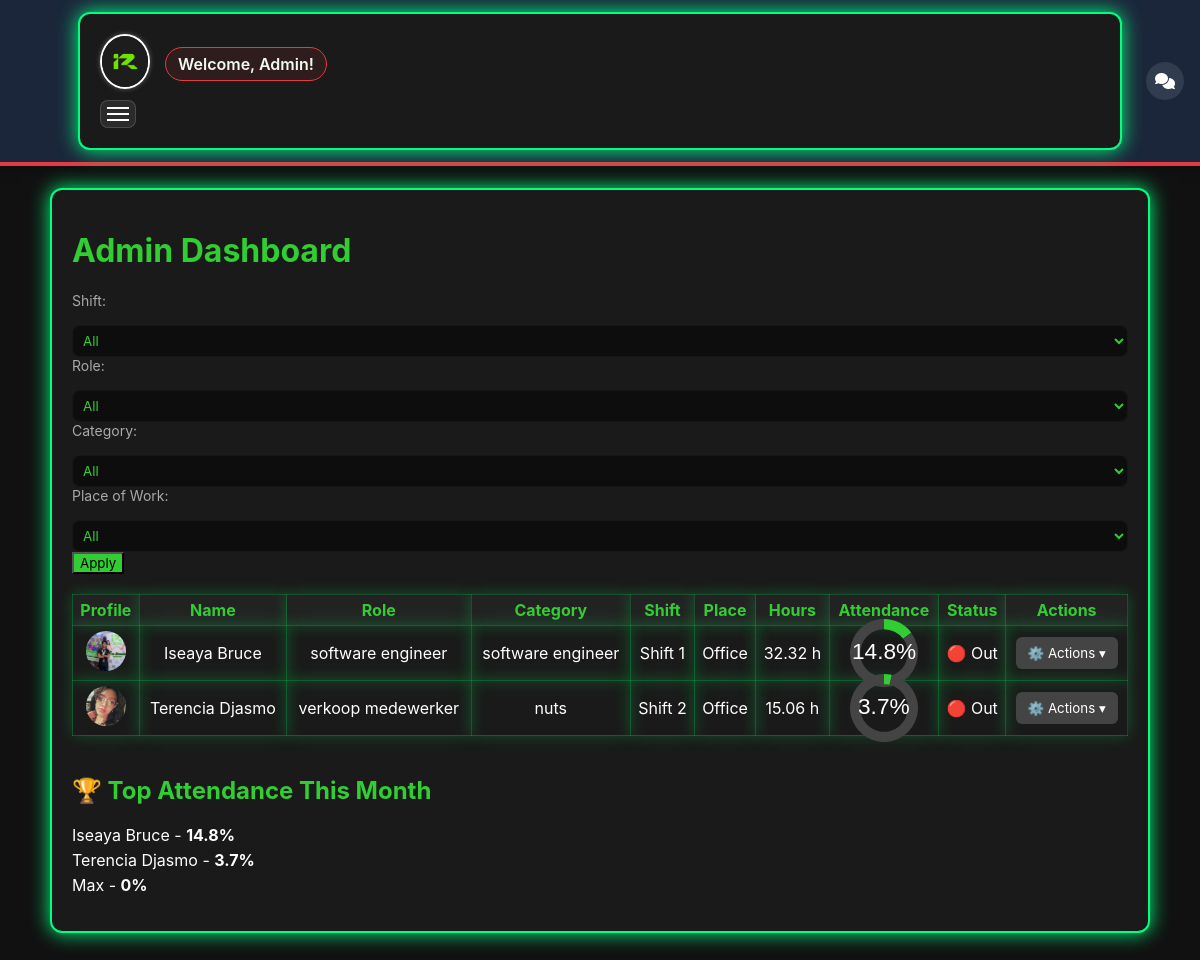
Screenshot of /admin/dashboard.php (signed in) with the database file from the repository.
### tables this page shows
CREATE TABLE `employees` (
  `id` int(11) NOT NULL,
  `fullname` varchar(100) NOT NULL,
  `phone` varchar(20) DEFAULT NULL,
  `password` varchar(255) NOT NULL,
  `role` varchar(50) DEFAULT NULL,
  `hourly_pay` decimal(10,2) DEFAULT 0.00,
  `monthly_pay` decimal(10,2) DEFAULT 0.00,
  `expected_clockin` time DEFAULT NULL,
  `expected_clockout` time DEFAULT NULL,
  `profile_pic` varchar(255) DEFAULT 'default.png',
  `created_at` timestamp NOT NULL DEFAULT current_timestamp(),
  `category` varchar(50) DEFAULT NULL,
  `place_of_work` enum('office','remote') DEFAULT 'office',
  `shift` enum('shift_1','shift_2') DEFAULT 'shift_1',
  `position` varchar(100) DEFAULT NULL,
  `overtime_applicable` tinyint(1) DEFAULT 0,
  `status` enum('pending','active','disabled') NOT NULL DEFAULT 'pending',
  `late_fee_applicable` tinyint(1) DEFAULT 1,
  `paid_day` tinyint(3) UNSIGNED DEFAULT NULL
);

### admin/dashboard.php (the view, shortened to what this page needs)
<?php
require_once __DIR__ . '/../includes/config.php';
$shift = $_GET['shift'] ?? 'all';
$category = $_GET['category'] ?? 'all';
$role = $_GET['role'] ?? 'all';
$place = $_GET['place'] ?? 'all';
$sql = "SELECT * FROM employees WHERE status = 'active'";
$params = [];
$stmt = $pdo->prepare($sql);
$stmt->execute($params);
$employees = $stmt->fetchAll();
function getHoursThisMonth($pdo, $employeeId) {
    $monthStart = date("Y-m-01");
    $monthEnd = date("Y-m-t");
    $stmt = $pdo->prepare("SELECT clockin_time, clockout_time
                           FROM attendance
                           WHERE employee_id=? AND clockin_time BETWEEN ? AND ?");
    $stmt->execute([$employeeId, $monthStart, $monthEnd]);
    $records = $stmt->fetchAll();
    $total = 0;
    foreach ($records as $r) {
        if ($r['clockin_time'] && $r['clockout_time']) {
            $total += (strtotime($r['clockout_time']) - strtotime($r['clockin_time'])) / 3600;
        }
    }
    return round($total, 2);
}
function getAttendancePercent($pdo, $employeeId) {
    $monthStart = date("Y-m-01");
    $monthEnd = date("Y-m-t");
    $stmt = $pdo->prepare("SELECT DISTINCT DATE(clockin_time) as day
                           FROM attendance
                           WHERE employee_id=? AND clockin_time BETWEEN ? AND ?");
    $stmt->execute([$employeeId, $monthStart, $monthEnd]);
    $workedDays = count($stmt->fetchAll());
    $totalDays = 0;
    $period = new DatePeriod(new DateTime($monthStart), new DateInterval('P1D'), new DateTime($monthEnd . ' +1 day'));
    foreach ($period as $date) {
        if ($date->format("N") < 7) {
            $totalDays++;
        }
    }
    return $totalDays ? round(($workedDays / $totalDays) * 100, 1) : 0;
}
?>
<!DOCTYPE html>
<html>
<head>
    <link rel="stylesheet" href="../assets/css/style.css">
    <link rel="stylesheet" href="https://cdnjs.cloudflare.com/ajax/libs/lightbox2/2.11.3/css/lightbox.min.css">
</head>
<body>
    <?php include '../includes/header.php'; ?>
<div class="container">
    <h1>Admin Dashboard</h1>
    <form method="get" class="filters">
        <label>Shift:</label>
        <select name="shift">
            <option value="all" <?= $shift=='all'?'selected':'' ?>>All</option>
        </select>
        <label>Role:</label>
        <select name="role">
            <option value="all" <?= $role=='all'?'selected':'' ?>>All</option>
        </select>
        <label>Category:</label>
        <select name="category">
            <option value="all" <?= $category=='all'?'selected':'' ?>>All</option>
        </select>
        <label>Place of Work:</label>
        <select name="place">
            <option value="all" <?= $place=='all'?'selected':'' ?>>All</option>
        </select>
        <button type="submit" style="background:#32CD32;">Apply</button>
    </form>
    <div class="table-wrapper">
        <table>
            <tr>
                <th>Profile</th>
                <th>Name</th>
                <th>Role</th>
                <th>Category</th>
                <th>Shift</th>
                <th>Place</th>
                <th>Hours</th>
                <th>Attendance</th>
                <th>Status</th>
                <th>Actions</th>
            </tr>
            <?php foreach ($employees as $emp): ?>
                <tr>
                    <td>
                        <?php if (!empty($emp['profile_pic'])): ?>
                            <a href="../uploads/profiles/<?= htmlspecialchars($emp['profile_pic']) ?>"
                            data-lightbox="profile-admin-<?= $emp['id'] ?>"
                            data-title="Profile Photo of <?= htmlspecialchars($emp['fullname']) ?>">
                                <img src="../uploads/profiles/<?= htmlspecialchars($emp['profile_pic']) ?>"
                                    alt="Profile Photo"
                                    width="40" height="40"
                                    style="border-radius:50%; object-fit:cover; animation: rgbGlow 5s infinite linear;">
                            </a>
                        <?php endif; ?>
                    </td>
                    <td><?= htmlspecialchars($emp['fullname']) ?></td>
                    <td><?= htmlspecialchars($emp['role']) ?></td>
                    <td><?= htmlspecialchars($emp['category']) ?></td>
                    <td><?= $emp['shift']=='shift_1'?'Shift 1':'Shift 2' ?></td>
                    <td><?= ucfirst($emp['place_of_work']) ?></td>
                    <td><?= getHoursThisMonth($pdo, $emp['id']) ?> h</td>
                    <td>
                        <canvas id="attendanceChart-<?= $emp['id'] ?>"style="width: 100px; margin: -15px auto; text-align: center;"></canvas>
                    </td>
                    <td>
                        <?php
                        $stmt = $pdo->prepare("SELECT clockout_time FROM attendance WHERE employee_id=? ORDER BY id DESC LIMIT 1");
                        $stmt->execute([$emp['id']]);
                        $last = $stmt->fetch();
                        $isClockedIn = $last && $last['clockout_time'] === null;
                        ?>
                        <span class="status-badge <?= $isClockedIn ? 'in' : 'out' ?>">
                            <?= $isClockedIn ? '🟢 In' : '🔴 Out' ?>
                        </span>
                    </td>
                    <td class="actions">
                        <div class="dropdown">
                            <button class="dropbtn" onclick="toggleDropdown(this)">⚙️ Actions ▾</button>
                        </div>
                    </td>
                </tr>
            <?php endforeach; ?>
        </table>
    </div>
    <h2 style="color: #32CD32; margin-top:40px;">🏆 Top Attendance This Month</h2>
    <ul style="list-style:none; padding:0;">
    <?php
    $rankStmt = $pdo->query("SELECT id, fullname FROM employees");
    $ranks = [];
    foreach ($rankStmt as $r) {
        $ranks[] = [
            'name' => $r['fullname'],
            'percent' => getAttendancePercent($pdo, $r['id'])
        ];
    }
    usort($ranks, fn($a,$b) => $b['percent'] <=> $a['percent']);
    foreach (array_slice($ranks, 0, 5) as $r) {
        echo "<li style='margin:5px 0;'>".$r['name']." - <strong>".$r['percent']."%</strong></li>";
    }
    ?>
    </ul>
</div>
<script>
function toggleDropdown(button) {
  const dropdown = button.nextElementSibling;
  const isOpen = dropdown.classList.contains('show');
  // Close all dropdowns before toggling current one
  document.querySelectorAll('.dropdown-content.show').forEach(d => {
    if (d !== dropdown) d.classList.remove('show');
  });
  dropdown.classList.toggle('show', !isOpen);
}
// Close dropdown if clicking outside
document.addEventListener('click', function(e) {
  if (!e.target.closest('.dropdown')) {
    document.querySelectorAll('.dropdown-content.show').forEach(d => d.classList.remove('show'));
  }
});
document.addEventListener("DOMContentLoaded", function() {
    const charts = document.querySelectorAll("span[data-percent]");
    charts.forEach(span => {
        const empId = span.getAttribute("data-emp-id");
        const percent = parseFloat(span.getAttribute("data-percent"));
        const missed = 100 - percent;
        const ctx = document.getElementById("attendanceChart-" + empId).getContext("2d");
        new Chart(ctx, {
            type: 'doughnut',
            data: {
                datasets: [{
                    data: [percent, missed],
                    backgroundColor: ['#32CD32', '#444'],
                    borderWidth: 0
                }]
            },
            options: {
                cutout: '70%',
                plugins: {
                    legend: { display: false },
                    tooltip: { enabled: false }
                }
            },
            plugins: [{
                id: 'centerText-' + empId,
                afterDraw(chart) {
                    const {width, height} = chart;
                    const ctx = chart.ctx;
                    ctx.save();
                    ctx.font = (height / 3).toFixed(2) + "px Arial";
                    ctx.fillStyle = "#fff";
                    ctx.textBaseline = "middle";
                    const text = percent + "%";
                    const textX = Math.round((width - ctx.measureText(text).width) / 2);
                    const textY = height / 2;
                    ctx.fillText(text, textX, textY);
                    ctx.restore();
                }
            }]
        });
    });
});
</script>
</body>
</html>

### assets/css/style.css (style rules this page uses)
:root { --bg: #111111; --card: #1b1b1b; --green: #32CD32; --muted: #a9a9a9; --white: #ffffff; }
* { box-sizing:border-box;font-family:Inter,system-ui,Segoe UI,Roboto,"Helvetica Neue",Arial; }
body { margin:0; background:var(--bg); color:var(--white); -webkit-font-smoothing:antialiased; -moz-osx-font-smoothing:grayscale; }
.container { max-width:1100px; margin:22px auto; padding:20px; }
label { display:block;margin-bottom:10px;font-size:14px;color:var(--muted); }
input[type="text"], input[type="password"], select, input[type="time"], input[type="number"] { width:100%; padding:10px 12px; margin-top:6px; background:#0d0d0d; border:1px solid rgba(255,255,255,0.04); color:var(--white); border-radius:8px; }
a { color:var(--green);text-decoration:none }

### admin/dashboard.php (style rules this page uses)
body { background: #111; color: #fff; font-family: Arial, sans-serif; }
.container { max-width: 1200px; margin: 30px auto; padding: 20px; background: #1a1a1a; border-radius: 12px; border: 2px solid #00ff7f; box-shadow: 0 0 20px #00ff7f; }
h1 { color: #32CD32; }
.filters { margin-bottom: 20px; }
.filters select { padding: 6px; margin-right: 10px; color: #32CD32; }
table { width: 100%; border-collapse: collapse; margin-top: 15px; }
th, td { padding: 5px; box-shadow: 0 0 15px rgba(0, 255, 100, 0.25); border: 1px solid rgba(0,255,100,0.2); transition: transform 0.3s ease, box-shadow 0.3s ease; text-align: center; animation: fadeInUp 0.7s ease; }
th { color: #32CD32; background: #222; }
.dropdown { position: relative; display: inline-block; }
.dropbtn { background: #444; color: #fff; border: none; padding: 8px 12px; border-radius: 6px; cursor: pointer; transition: background 0.2s ease; }

### includes/header.php (style rules this page uses)
html, body { overflow-x: hidden; }

### rows the page displays
employees: profile_pic (picture), fullname "Iseaya Bruce", role "software engineer", category "software engineer", shift "Shift 1", place_of_work "Office", id "32.32"
employees: profile_pic (picture), fullname "Terencia Djasmo", role "verkoop medewerker", category "nuts", shift "Shift 2", place_of_work "Office", id "15.06"

### other values shown
$_SESSION['user']['fullname'] "Admin"
$r['name'] "Iseaya Bruce"
$r['percent'] "14.8"
$r['name'] "Terencia Djasmo"
$r['percent'] "3.7"
$r['name'] "Max"
$r['percent'] "0"
